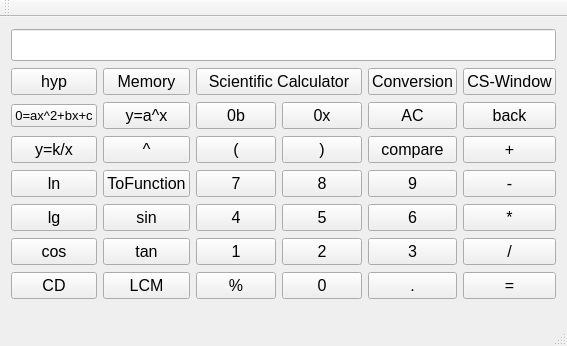
<?xml version="1.0" encoding="UTF-8"?>
<ui version="4.0">
 <class>Calqulator</class>
 <widget class="QMainWindow" name="Calqulator">
  <property name="geometry">
   <rect>
    <x>0</x>
    <y>0</y>
    <width>522</width>
    <height>346</height>
   </rect>
  </property>
  <property name="font">
   <font>
    <pointsize>15</pointsize>
   </font>
  </property>
  <property name="windowTitle">
   <string>Calqulator</string>
  </property>
  <widget class="QWidget" name="centralWidget">
   <layout class="QGridLayout" name="gridLayout">
    <item row="10" column="6">
     <widget class="QPushButton" name="equalbtn">
      <property name="font">
       <font>
        <family>Arial</family>
        <pointsize>12</pointsize>
       </font>
      </property>
      <property name="text">
       <string>=</string>
      </property>
     </widget>
    </item>
    <item row="10" column="5">
     <widget class="QPushButton" name="pointbtn">
      <property name="font">
       <font>
        <family>Arial</family>
        <pointsize>12</pointsize>
       </font>
      </property>
      <property name="text">
       <string>.</string>
      </property>
     </widget>
    </item>
    <item row="10" column="4">
     <widget class="QPushButton" name="digitalbtn0">
      <property name="font">
       <font>
        <family>Arial</family>
        <pointsize>12</pointsize>
       </font>
      </property>
      <property name="text">
       <string>0</string>
      </property>
     </widget>
    </item>
    <item row="9" column="6">
     <widget class="QPushButton" name="divbtn">
      <property name="font">
       <font>
        <family>Arial</family>
        <pointsize>12</pointsize>
       </font>
      </property>
      <property name="text">
       <string>/</string>
      </property>
     </widget>
    </item>
    <item row="10" column="1">
     <widget class="QPushButton" name="cdbtn">
      <property name="font">
       <font>
        <family>Arial</family>
        <pointsize>12</pointsize>
       </font>
      </property>
      <property name="text">
       <string>CD</string>
      </property>
     </widget>
    </item>
    <item row="10" column="2">
     <widget class="QPushButton" name="lcmbtn">
      <property name="font">
       <font>
        <family>Arial</family>
        <pointsize>12</pointsize>
       </font>
      </property>
      <property name="text">
       <string>LCM</string>
      </property>
      <property name="iconSize">
       <size>
        <width>12</width>
        <height>12</height>
       </size>
      </property>
     </widget>
    </item>
    <item row="10" column="3">
     <widget class="QPushButton" name="percentbtn">
      <property name="font">
       <font>
        <family>Arial</family>
        <pointsize>12</pointsize>
       </font>
      </property>
      <property name="text">
       <string>%</string>
      </property>
     </widget>
    </item>
    <item row="4" column="4">
     <widget class="QPushButton" name="rightbracketbtn">
      <property name="font">
       <font>
        <family>Arial</family>
        <pointsize>12</pointsize>
       </font>
      </property>
      <property name="text">
       <string>)</string>
      </property>
     </widget>
    </item>
    <item row="2" column="1">
     <widget class="QPushButton" name="function_2">
      <property name="font">
       <font>
        <family>Arial</family>
        <pointsize>10</pointsize>
       </font>
      </property>
      <property name="text">
       <string>0=ax^2+bx+c</string>
      </property>
     </widget>
    </item>
    <item row="2" column="2">
     <widget class="QPushButton" name="function_a_x">
      <property name="font">
       <font>
        <family>Arial</family>
        <pointsize>12</pointsize>
       </font>
      </property>
      <property name="text">
       <string>y=a^x</string>
      </property>
     </widget>
    </item>
    <item row="2" column="4">
     <widget class="QPushButton" name="hexbtn">
      <property name="font">
       <font>
        <family>Arial</family>
        <pointsize>12</pointsize>
       </font>
      </property>
      <property name="text">
       <string>0x</string>
      </property>
     </widget>
    </item>
    <item row="2" column="3">
     <widget class="QPushButton" name="binbtn">
      <property name="font">
       <font>
        <family>Arial</family>
        <pointsize>12</pointsize>
       </font>
      </property>
      <property name="text">
       <string>0b</string>
      </property>
     </widget>
    </item>
    <item row="0" column="1" colspan="6">
     <widget class="QLineEdit" name="lineEdit"/>
    </item>
    <item row="2" column="6">
     <widget class="QPushButton" name="backbtn">
      <property name="font">
       <font>
        <family>Arial</family>
        <pointsize>12</pointsize>
       </font>
      </property>
      <property name="text">
       <string>back</string>
      </property>
     </widget>
    </item>
    <item row="4" column="1">
     <widget class="QPushButton" name="inversefunction">
      <property name="font">
       <font>
        <family>Arial</family>
        <pointsize>12</pointsize>
       </font>
      </property>
      <property name="text">
       <string>y=k/x</string>
      </property>
     </widget>
    </item>
    <item row="4" column="3">
     <widget class="QPushButton" name="leftbracketbtn">
      <property name="font">
       <font>
        <family>Arial</family>
        <pointsize>12</pointsize>
       </font>
      </property>
      <property name="text">
       <string>(</string>
      </property>
     </widget>
    </item>
    <item row="6" column="4">
     <widget class="QPushButton" name="digitalbtn8">
      <property name="font">
       <font>
        <family>Arial</family>
        <pointsize>12</pointsize>
       </font>
      </property>
      <property name="text">
       <string>8</string>
      </property>
     </widget>
    </item>
    <item row="6" column="5">
     <widget class="QPushButton" name="digitalbtn9">
      <property name="font">
       <font>
        <family>Arial</family>
        <pointsize>12</pointsize>
       </font>
      </property>
      <property name="text">
       <string>9</string>
      </property>
     </widget>
    </item>
    <item row="6" column="1">
     <widget class="QPushButton" name="lnbtn">
      <property name="font">
       <font>
        <family>Arial</family>
        <pointsize>12</pointsize>
       </font>
      </property>
      <property name="text">
       <string>ln</string>
      </property>
     </widget>
    </item>
    <item row="2" column="5">
     <widget class="QPushButton" name="allclearbtn">
      <property name="font">
       <font>
        <family>Arial</family>
        <pointsize>12</pointsize>
       </font>
      </property>
      <property name="text">
       <string>AC</string>
      </property>
     </widget>
    </item>
    <item row="6" column="3">
     <widget class="QPushButton" name="digitalbtn7">
      <property name="font">
       <font>
        <family>Arial</family>
        <pointsize>12</pointsize>
       </font>
      </property>
      <property name="text">
       <string>7</string>
      </property>
     </widget>
    </item>
    <item row="4" column="6">
     <widget class="QPushButton" name="addbtn">
      <property name="font">
       <font>
        <family>Arial</family>
        <pointsize>12</pointsize>
       </font>
      </property>
      <property name="text">
       <string>+</string>
      </property>
     </widget>
    </item>
    <item row="6" column="6">
     <widget class="QPushButton" name="subbtn">
      <property name="font">
       <font>
        <family>Arial</family>
        <pointsize>12</pointsize>
       </font>
      </property>
      <property name="text">
       <string>-</string>
      </property>
     </widget>
    </item>
    <item row="9" column="4">
     <widget class="QPushButton" name="digitalbtn2">
      <property name="font">
       <font>
        <family>Arial</family>
        <pointsize>12</pointsize>
       </font>
      </property>
      <property name="text">
       <string>2</string>
      </property>
     </widget>
    </item>
    <item row="4" column="5">
     <widget class="QPushButton" name="comparebtn">
      <property name="font">
       <font>
        <family>Arial</family>
        <pointsize>12</pointsize>
       </font>
      </property>
      <property name="text">
       <string>compare</string>
      </property>
     </widget>
    </item>
    <item row="8" column="1">
     <widget class="QPushButton" name="lgbtn">
      <property name="font">
       <font>
        <family>Arial</family>
        <pointsize>12</pointsize>
       </font>
      </property>
      <property name="text">
       <string>lg</string>
      </property>
     </widget>
    </item>
    <item row="8" column="2">
     <widget class="QPushButton" name="sinbtn">
      <property name="font">
       <font>
        <family>Arial</family>
        <pointsize>12</pointsize>
       </font>
      </property>
      <property name="text">
       <string>sin</string>
      </property>
     </widget>
    </item>
    <item row="9" column="5">
     <widget class="QPushButton" name="digitalbtn3">
      <property name="font">
       <font>
        <family>Arial</family>
        <pointsize>12</pointsize>
       </font>
      </property>
      <property name="text">
       <string>3</string>
      </property>
     </widget>
    </item>
    <item row="8" column="4">
     <widget class="QPushButton" name="digitalbtn5">
      <property name="font">
       <font>
        <family>Arial</family>
        <pointsize>12</pointsize>
       </font>
      </property>
      <property name="text">
       <string>5</string>
      </property>
     </widget>
    </item>
    <item row="8" column="5">
     <widget class="QPushButton" name="digitalbtn6">
      <property name="font">
       <font>
        <family>Arial</family>
        <pointsize>12</pointsize>
       </font>
      </property>
      <property name="text">
       <string>6</string>
      </property>
     </widget>
    </item>
    <item row="9" column="1">
     <widget class="QPushButton" name="cosbtn">
      <property name="font">
       <font>
        <family>Arial</family>
        <pointsize>12</pointsize>
       </font>
      </property>
      <property name="text">
       <string>cos</string>
      </property>
     </widget>
    </item>
    <item row="8" column="3">
     <widget class="QPushButton" name="digitalbtn4">
      <property name="font">
       <font>
        <family>Arial</family>
        <pointsize>12</pointsize>
       </font>
      </property>
      <property name="text">
       <string>4</string>
      </property>
     </widget>
    </item>
    <item row="9" column="3">
     <widget class="QPushButton" name="digitalbtn1">
      <property name="font">
       <font>
        <family>Arial</family>
        <pointsize>12</pointsize>
       </font>
      </property>
      <property name="text">
       <string>1</string>
      </property>
     </widget>
    </item>
    <item row="9" column="2">
     <widget class="QPushButton" name="tanbtn">
      <property name="font">
       <font>
        <family>Arial</family>
        <pointsize>12</pointsize>
       </font>
      </property>
      <property name="text">
       <string>tan</string>
      </property>
     </widget>
    </item>
    <item row="8" column="6">
     <widget class="QPushButton" name="mulbtn">
      <property name="font">
       <font>
        <family>Arial</family>
        <pointsize>12</pointsize>
       </font>
      </property>
      <property name="text">
       <string>*</string>
      </property>
     </widget>
    </item>
    <item row="6" column="2">
     <widget class="QPushButton" name="tofunction">
      <property name="font">
       <font>
        <family>Arial</family>
        <pointsize>12</pointsize>
       </font>
      </property>
      <property name="text">
       <string>ToFunction</string>
      </property>
     </widget>
    </item>
    <item row="4" column="2">
     <widget class="QPushButton" name="pawbtn">
      <property name="font">
       <font>
        <family>Arial</family>
        <pointsize>12</pointsize>
       </font>
      </property>
      <property name="text">
       <string>^</string>
      </property>
     </widget>
    </item>
    <item row="1" column="1">
     <widget class="QPushButton" name="hypbtn">
      <property name="font">
       <font>
        <family>Arial</family>
        <pointsize>12</pointsize>
       </font>
      </property>
      <property name="text">
       <string>hyp</string>
      </property>
     </widget>
    </item>
    <item row="1" column="5">
     <widget class="QPushButton" name="conversition">
      <property name="font">
       <font>
        <family>Arial</family>
        <pointsize>12</pointsize>
       </font>
      </property>
      <property name="text">
       <string>Conversion</string>
      </property>
     </widget>
    </item>
    <item row="1" column="6">
     <widget class="QPushButton" name="cs_window">
      <property name="font">
       <font>
        <family>Arial</family>
        <pointsize>12</pointsize>
       </font>
      </property>
      <property name="text">
       <string>CS-Window</string>
      </property>
     </widget>
    </item>
    <item row="1" column="2">
     <widget class="QPushButton" name="memory">
      <property name="font">
       <font>
        <family>Arial</family>
        <pointsize>12</pointsize>
       </font>
      </property>
      <property name="text">
       <string>Memory</string>
      </property>
     </widget>
    </item>
    <item row="1" column="3" colspan="2">
     <widget class="QPushButton" name="pushButton">
      <property name="font">
       <font>
        <family>Arial</family>
        <pointsize>12</pointsize>
       </font>
      </property>
      <property name="text">
       <string>Scientific Calculator</string>
      </property>
     </widget>
    </item>
   </layout>
  </widget>
  <widget class="QMenuBar" name="menuBar">
   <property name="geometry">
    <rect>
     <x>0</x>
     <y>0</y>
     <width>522</width>
     <height>17</height>
    </rect>
   </property>
  </widget>
  <widget class="QToolBar" name="mainToolBar">
   <attribute name="toolBarArea">
    <enum>TopToolBarArea</enum>
   </attribute>
   <attribute name="toolBarBreak">
    <bool>false</bool>
   </attribute>
  </widget>
  <widget class="QStatusBar" name="statusBar"/>
 </widget>
 <layoutdefault spacing="6" margin="11"/>
 <resources/>
 <connections/>
</ui>
